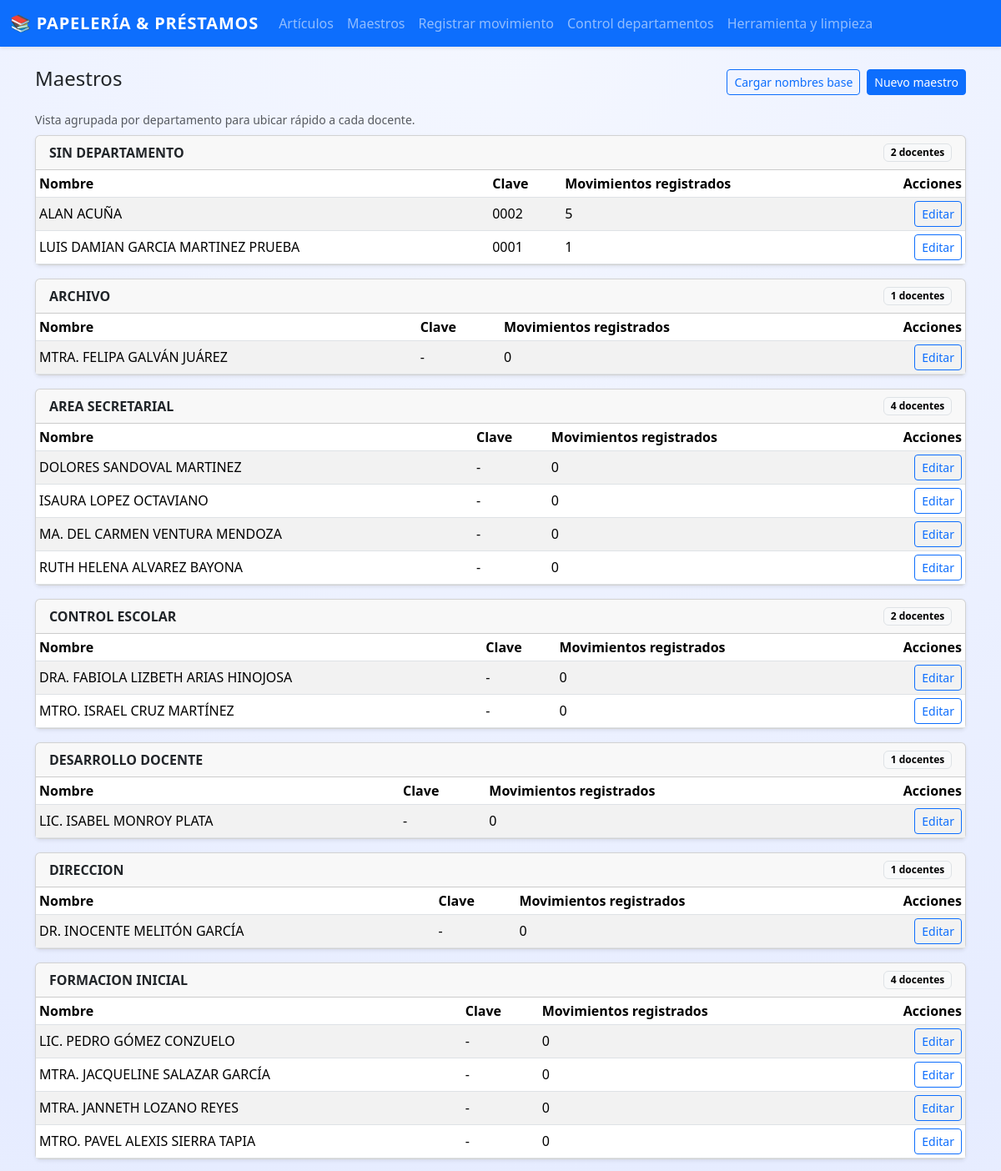
/maestros (upper part), run on the app's committed database.
### app.py (models this page shows, shortened)
class Maestro(db.Model):
    id = db.Column(db.Integer, primary_key=True)
    nombre = db.Column(db.String(120), nullable=False)
    clave = db.Column(db.String(50), unique=True, nullable=True)
    area = db.Column(db.String(120), nullable=True)
    movimientos = db.relationship("Movimiento", backref="maestro", lazy=True)

### app.py (the view)
@app.route("/maestros")
def listar_maestros():
    maestros = Maestro.query.order_by(Maestro.area.asc(), Maestro.nombre.asc()).all()
    maestros_por_area = defaultdict(list)
    for maestro in maestros:
        maestros_por_area[maestro.area or "SIN DEPARTAMENTO"].append(maestro)
    return render_template(
        "maestros.html",
        maestros=maestros,
        maestros_por_area=maestros_por_area,
    )

### templates/maestros.html (shortened to what this page needs)
{% extends "base.html" %}
{% block content %}
<div class="d-flex justify-content-between align-items-center mb-3">
  <h4>Maestros</h4>
  <div class="d-flex gap-2">
    <form method="post" action="{{ url_for('cargar_maestros_base') }}">
      <button
        type="submit"
        class="btn btn-outline-primary btn-sm"
        onclick="return confirm('Se cargarán los maestros de la lista base. ¿Continuar?')"
      >
        Cargar nombres base
      </button>
    </form>
    <a href="{{ url_for('nuevo_maestro') }}" class="btn btn-primary btn-sm">
      Nuevo maestro
    </a>
  </div>
</div>
<div class="small text-muted mb-2">
  Vista agrupada por departamento para ubicar rápido a cada docente.
</div>
{% for area, grupo in maestros_por_area.items() %}
<div class="card mb-3 shadow-sm">
  <div class="card-header d-flex justify-content-between align-items-center">
    <span class="fw-semibold">{{ area }}</span>
    <span class="badge text-bg-light border">{{ grupo | length }} docentes</span>
  </div>
  <div class="table-responsive">
    <table class="table table-striped table-sm align-middle mb-0">
      <thead>
        <tr>
          <th>Nombre</th>
          <th>Clave</th>
          <th>Movimientos registrados</th>
          <th class="text-end">Acciones</th>
        </tr>
      </thead>
      <tbody>
        {% for m in grupo %}
        <tr>
          <td>{{ m.nombre }}</td>
          <td>{{ m.clave or "-" }}</td>
          <td>{{ m.movimientos | length }}</td>
          <td class="text-end">
            <a href="{{ url_for('editar_maestro', maestro_id=m.id) }}" class="btn btn-sm btn-outline-primary">
              Editar
            </a>
          </td>
        </tr>
        {% endfor %}
      </tbody>
    </table>
  </div>
</div>
{% else %}
<div class="alert alert-secondary mb-0">
  No hay maestros registrados todavía.
</div>
{% endfor %}
{% endblock %}

### templates/base.html (style rules this page uses)
body { background: radial-gradient(circle at top, #f4f7ff 0, #e6ecff 30%, #f8fafc 60%, #edf2ff 100%); min-height: 100vh; font-family: system-ui, -apple-system, BlinkMacSystemFont, "Segoe UI", sans-serif; }
.table { background-color: #ffffff; }
.table thead { background: linear-gradient(90deg, #eef2ff, #e0f2fe); }

### data on the page
Maestro: nombre "ALAN ACUÑA", clave "0002", movimientos|length "5"
Maestro: nombre "LUIS DAMIAN GARCIA MARTINEZ PRUEBA", clave "0001", movimientos|length "1"
Maestro: area "ARCHIVO", grupo "1", nombre "MTRA. FELIPA GALVÁN JUÁREZ", clave "-", movimientos|length "0"
Maestro: area "AREA SECRETARIAL", grupo "4", nombre "DOLORES SANDOVAL MARTINEZ", clave "-", movimientos|length "0"
Maestro: nombre "ISAURA LOPEZ OCTAVIANO", clave "-", movimientos|length "0"
Maestro: nombre "MA. DEL CARMEN VENTURA MENDOZA", clave "-", movimientos|length "0"
Maestro: nombre "RUTH HELENA ALVAREZ BAYONA", clave "-", movimientos|length "0"
Maestro: area "CONTROL ESCOLAR", grupo "2", nombre "DRA. FABIOLA LIZBETH ARIAS HINOJOSA", clave "-", movimientos|length "0"
Maestro: nombre "MTRO. ISRAEL CRUZ MARTÍNEZ", clave "-", movimientos|length "0"
Maestro: area "DESARROLLO DOCENTE", grupo "1", nombre "LIC. ISABEL MONROY PLATA", clave "-", movimientos|length "0"
Maestro: area "DIRECCION", grupo "1", nombre "DR. INOCENTE MELITÓN GARCÍA", clave "-", movimientos|length "0"
Maestro: area "FORMACION INICIAL", grupo "4", nombre "LIC. PEDRO GÓMEZ CONZUELO", clave "-", movimientos|length "0"
Maestro: nombre "MTRA. JACQUELINE SALAZAR GARCÍA", clave "-", movimientos|length "0"
Maestro: nombre "MTRA. JANNETH LOZANO REYES", clave "-", movimientos|length "0"
Maestro: nombre "MTRO. PAVEL ALEXIS SIERRA TAPIA", clave "-", movimientos|length "0"

### other printed values
{{ area }} "SIN DEPARTAMENTO"
{{ grupo | length }} "2"
